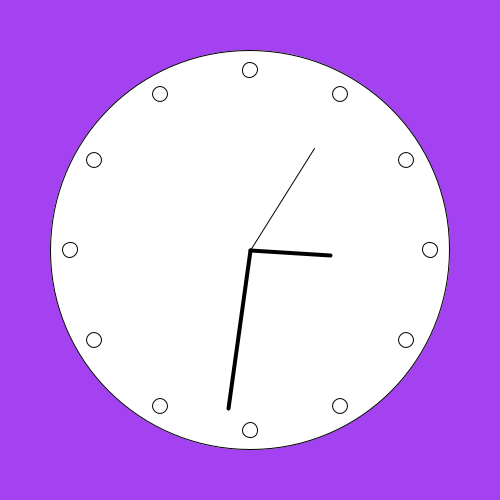
Frame 1 (no input)
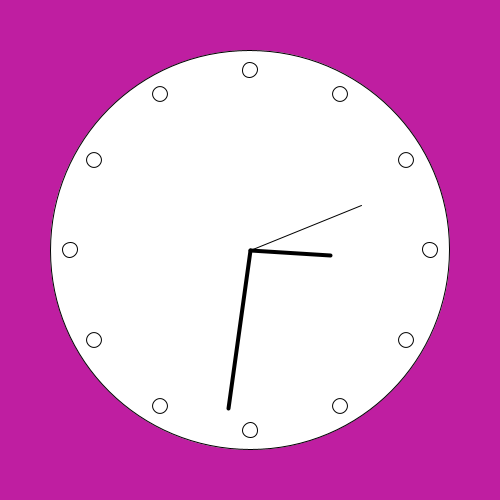
Frame 60 (the mouse pressed at the canvas centre just before this capture)
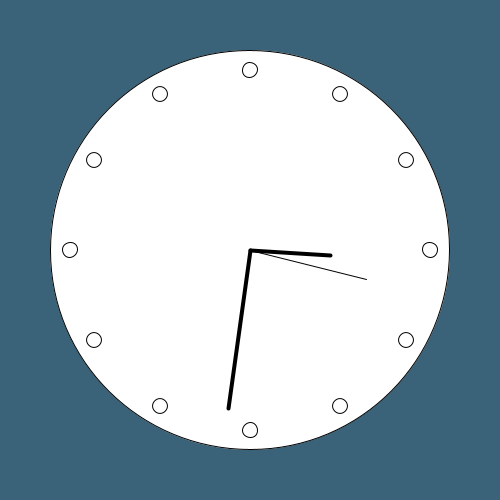
Frame 120 (the mouse held since frame 60 and released just before this capture)

The Processing sketch that drew these frames (run headless with seeded random() and noise(); from frame 60 on, the mouse is pressed at the canvas centre):

// Processing sketch: processing_120286
// ── processing_120286.pde

void setup()
{
  size(500, 500);
  frameRate(10);
}
void draw()
{
  background(random(255),random(255),random(255));
  translate(width/2, height/2);
 
  float sec = map(second(), 0, 60, 0, 360);
  float min = map(minute(), 0, 60, 0, 360);
  float h = map(hour(), 0, 12, 0, 360);

  rotate(radians(-90));

  pushMatrix();
  fill(255);
  strokeWeight(1);
  ellipse(0, 0, 400, 400); 
  popMatrix();

  pushMatrix();
  rotate(radians(sec)); 
  strokeWeight(1);
  line(0, 0, 120, 5);
  popMatrix();

  pushMatrix();
  rotate(radians(min));  
  strokeWeight(4);  
  line(0, 0, 160, 5);
  popMatrix();

  pushMatrix();
  rotate(radians(h)); 
  strokeWeight(4);   
  line(0, 0, 80, 5);
  popMatrix();
  
  for (int i=0; i<360; i+=360/12)
  { 
    pushMatrix();
    rotate(radians(i)); 
    translate(0, 180);
    strokeWeight(1);
    ellipse(0, 0, 15, 15);
    popMatrix();
  }
}
